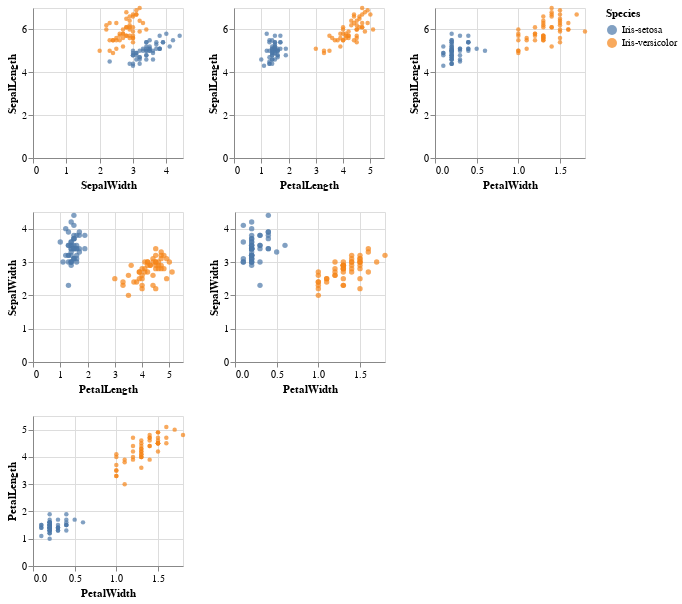

The notebook cell saved with this chart:
### Markdown cell above
# Design Decision 2: 筛选与不筛选

### Code cell
first = alt.Chart().mark_point(filled=True,size=20).encode(
    alt.X(alt.repeat('column'), type='quantitative'),
    alt.Y(alt.repeat('row'), type='quantitative'),
    color='Species:N',
).properties(
    width=150,
    height=150
).repeat(
    data = iris,
    row=['SepalLength'],
    column=['SepalWidth', 'PetalLength', 'PetalWidth']
).transform_filter(
    alt.FieldOneOfPredicate(field='Species', oneOf=['Iris-setosa', 'Iris-versicolor'])
)
#--------------------------------------------------------------------
second = alt.Chart().mark_point(filled=True,size=29).encode(
    alt.X(alt.repeat('column'), type='quantitative'),
    alt.Y(alt.repeat('row'), type='quantitative'),
    color='Species:N',
).properties(
    width=150,
    height=150
).repeat(
    data = iris,
    row=['SepalWidth'],
    column=['PetalLength', 'PetalWidth']
).transform_filter(
    alt.FieldOneOfPredicate(field='Species', oneOf=['Iris-setosa', 'Iris-versicolor'])
)
#--------------------------------------------------------------------
third = alt.Chart().mark_point(filled=True,size=20).encode(
    alt.X(alt.repeat('column'), type='quantitative'),
    alt.Y(alt.repeat('row'), type='quantitative'),
    color='Species:N',
).properties(
    width=150,
    height=150
).repeat(
    data = iris,
    row=['PetalLength'],
    column=['PetalWidth']
).transform_filter(
    alt.FieldOneOfPredicate(field='Species', oneOf=['Iris-setosa', 'Iris-versicolor'])
)
#--------------------------------------------------------------------
alt.vconcat(first,second,third)

### Figure 1 — Vega-Lite specification as saved in the notebook (floating-point values rounded to 4 significant figures; data arrays with more than 128 entries replaced by an {"elided": "..."} marker saying what was removed)
{"config": {"view": {"continuousWidth": 400, "continuousHeight": 300}}, "vconcat": [{"repeat": {"column": ["SepalWidth", "PetalLength", "PetalWidth"], "row": ["SepalLength"]}, "spec": {"mark": {"type": "point", "filled": true, "size": 20}, "encoding": {"color": {"type": "nominal", "field": "Species"}, "x": {"type": "quantitative", "field": {"repeat": "column"}}, "y": {"type": "quantitative", "field": {"repeat": "row"}}}, "height": 150, "width": 150}, "transform": [{"filter": {"field": "Species", "oneOf": ["Iris-setosa", "Iris-versicolor"]}}]}, {"repeat": {"column": ["PetalLength", "PetalWidth"], "row": ["SepalWidth"]}, "spec": {"mark": {"type": "point", "filled": true, "size": 29}, "encoding": {"color": {"type": "nominal", "field": "Species"}, "x": {"type": "quantitative", "field": {"repeat": "column"}}, "y": {"type": "quantitative", "field": {"repeat": "row"}}}, "height": 150, "width": 150}, "transform": [{"filter": {"field": "Species", "oneOf": ["Iris-setosa", "Iris-versicolor"]}}]}, {"repeat": {"column": ["PetalWidth"], "row": ["PetalLength"]}, "spec": {"mark": {"type": "point", "filled": true, "size": 20}, "encoding": {"color": {"type": "nominal", "field": "Species"}, "x": {"type": "quantitative", "field": {"repeat": "column"}}, "y": {"type": "quantitative", "field": {"repeat": "row"}}}, "height": 150, "width": 150}, "transform": [{"filter": {"field": "Species", "oneOf": ["Iris-setosa", "Iris-versicolor"]}}]}], "data": {"name": "data-17573b73165b324fe49516a27bcc2ed5"}, "$schema": "https://vega.github.io/schema/vega-lite/v4.8.1.json", "datasets": {"data-17573b73165b324fe49516a27bcc2ed5": {"elided": "150 records"}}}
